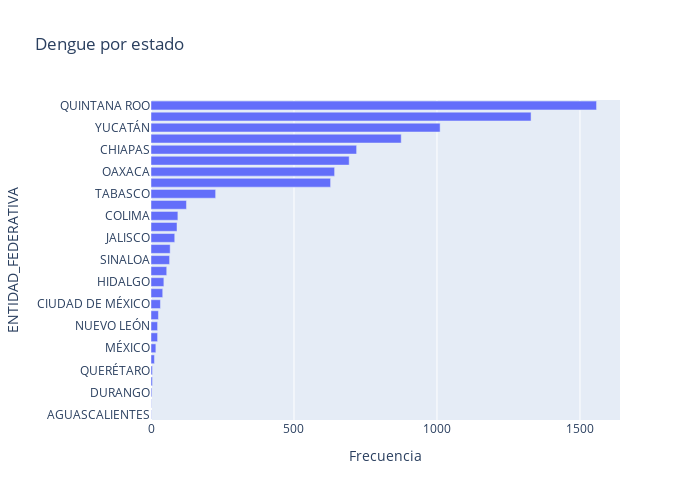

The notebook cell this image was saved under:
### Code cell
fig = px.bar(df_entidad_descripcion, x="Frecuencia", y="ENTIDAD_FEDERATIVA", orientation='h', title = 'Dengue por estado')
fig.update_layout(
    width=700,
    height=500,
)
fig.show()

### Figure 1 — Plotly figure (JSON) as saved in the notebook; plotly's stock layout.template omitted (floating-point values rounded to 4 significant figures)
{"data": [{"alignmentgroup": "True", "hovertemplate": "Frecuencia=%{x}<br>ENTIDAD_FEDERATIVA=%{y}<extra></extra>", "legendgroup": "", "marker": {"color": "#636efa", "pattern": {"shape": ""}}, "name": "", "offsetgroup": "", "orientation": "h", "showlegend": false, "textposition": "auto", "type": "bar", "x": [1, 1, 3, 5, 5, 12, 17, 23, 23, 26, 33, 41, 45, 55, 65, 67, 83, 91, 94, 124, 226, 628, 642, 693, 719, 875, 1011, 1329, 1558], "xaxis": "x", "y": ["AGUASCALIENTES", "BAJA CALIFORNIA", "DURANGO", "COAHUILA DE ZARAGOZA", "QUERÉTARO", "SONORA", "MÉXICO", "BAJA CALIFORNIA SUR", "NUEVO LEÓN", "NAYARIT", "CIUDAD DE MÉXICO", "TAMAULIPAS", "HIDALGO", "SAN LUIS POTOSÍ", "SINALOA", "GUANAJUATO", "JALISCO", "CAMPECHE", "COLIMA", "MICHOACÁN DE OCAMPO", "TABASCO", "GUERRERO", "OAXACA", "PUEBLA", "CHIAPAS", "MORELOS", "YUCATÁN", "VERACRUZ DE IGNACIO DE LA LLAVE", "QUINTANA ROO"], "yaxis": "y"}], "layout": {"barmode": "relative", "height": 500, "legend": {"tracegroupgap": 0}, "title": {"text": "Dengue por estado"}, "width": 700, "xaxis": {"anchor": "y", "domain": [0, 1], "title": {"text": "Frecuencia"}}, "yaxis": {"anchor": "x", "domain": [0, 1], "title": {"text": "ENTIDAD_FEDERATIVA"}}}}
